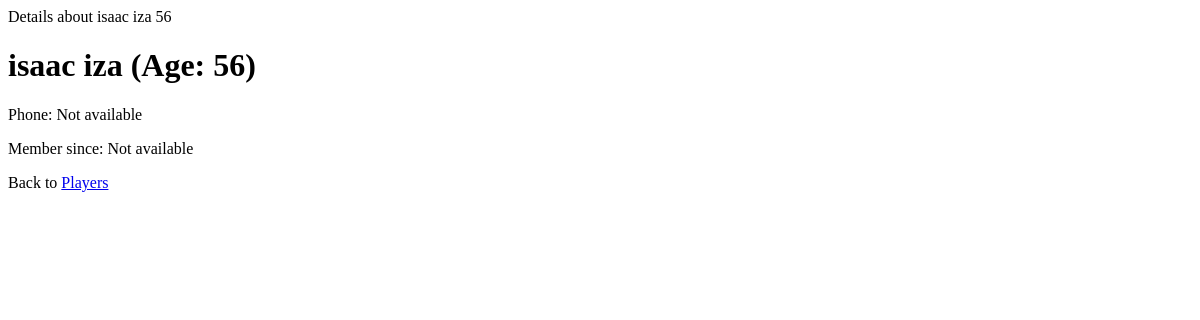
The page /players/details/7/ on the database as committed earlier.
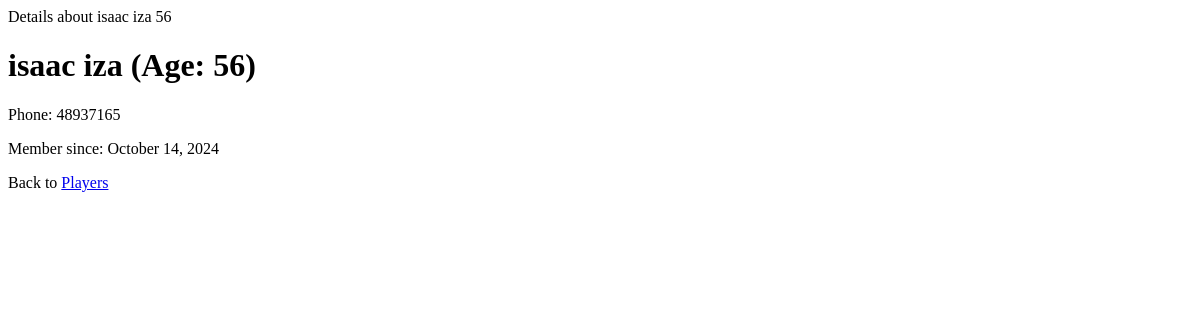
The same page on the database as committed later.
### players/models.py (models this page shows, shortened)
class Player(models.Model):
    firstname = models.CharField(max_length=255)
    lastname = models.CharField(max_length=255)
    age = models.IntegerField()
    phone = models.IntegerField(null=True)
    date_joined = models.DateField(null=True)

### players/views.py (the view)
# urls.py: path('players/details/<int:id>/', views.details, name='details'),
def details(request, id):
  myplayer = Player.objects.get(id=id)
  template = loader.get_template('details.html')
  context = {
    'myplayer': myplayer,
  }
  return HttpResponse(template.render(context, request))

### players/templates/details.html
{% extends "master.html" %}
{% block title %}
Details about {{ myplayer.firstname }} {{ myplayer.lastname }} {{myplayer.age}}
{% endblock %}
{% block content %}
<h1>{{ myplayer.firstname }} {{ myplayer.lastname }} (Age: {{ myplayer.age }})</h1>
<p>Phone: {{ myplayer.phone|default:"Not available" }}</p>
<p>Member since: {{ myplayer.date_joined|date:"F d, Y"|default:"Not available" }}</p>
<p>Back to <a href="{% url 'players' %}">Players</a></p>
{% endblock %}

Rows that differ between the two databases and show on the page:
changed Player "isaac": phone "Not available" → "48937165"; date_joined "Not available" → "October 14, 2024"
